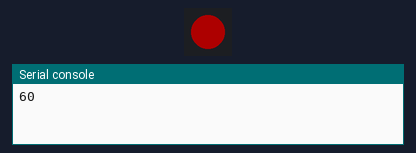
Bench run of a program on a simulated Raspberry Pi Pico running MicroPython. Shown: 1 RGB LEDs in strip order, left to right, the last lines printed to the serial console. Dim RGB values are drawn brighter than linear; library files of the repository ran but are not shown: neopixel.py.

Above: at 0.1 s.
At 16.1 s:
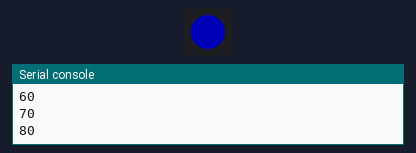
At 38.1 s:
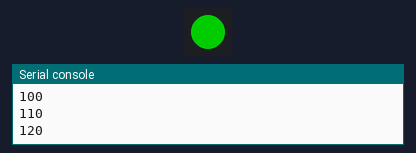
Timing chart, 0 to 39.6 s (numbered marks = the images above):
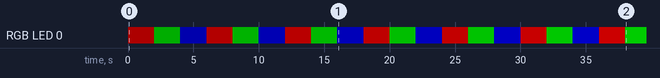

Measured:
- by itself, RGB LED 0: off → RGB(50, 0, 0) at 0.00 s, → RGB(0, 50, 0) 2.0 s later, → RGB(0, 0, 50) 2.0 s later, → RGB(60, 0, 0) 2.0 s later, … (20 changes in this stretch)

The program:

npTest2.py
```python
#Example 1 - Control individual LED

from neopixel import Neopixel
import utime
import random

numpix = 1
strip = Neopixel(numpix, 0, 28, "RGB")

green = (255, 0, 0)
orange = (255, 50, 0)
yellow = (255, 100, 0)
red = (0, 255, 0)
blue = (0, 0, 255)
indigo = (100, 0, 90)
violet = (200, 0, 100)
colors_rgb = [red, orange, yellow, green, blue, indigo, violet]

delay = 2
x = 50
strip.brightness(x)
blank = (0,0,0)

while True:
    x += 10
    print(x)
    strip.set_pixel(0, red)
    strip.show()
    utime.sleep(delay)
    strip.fill((0,0,0))
    strip.set_pixel(0, green)
    strip.show()
    utime.sleep(delay)
    strip.fill((0,0,0))
    strip.set_pixel(0, blue)
    strip.show()
    utime.sleep(delay)
    strip.fill((0,0,0))

    strip.brightness(x)
```
